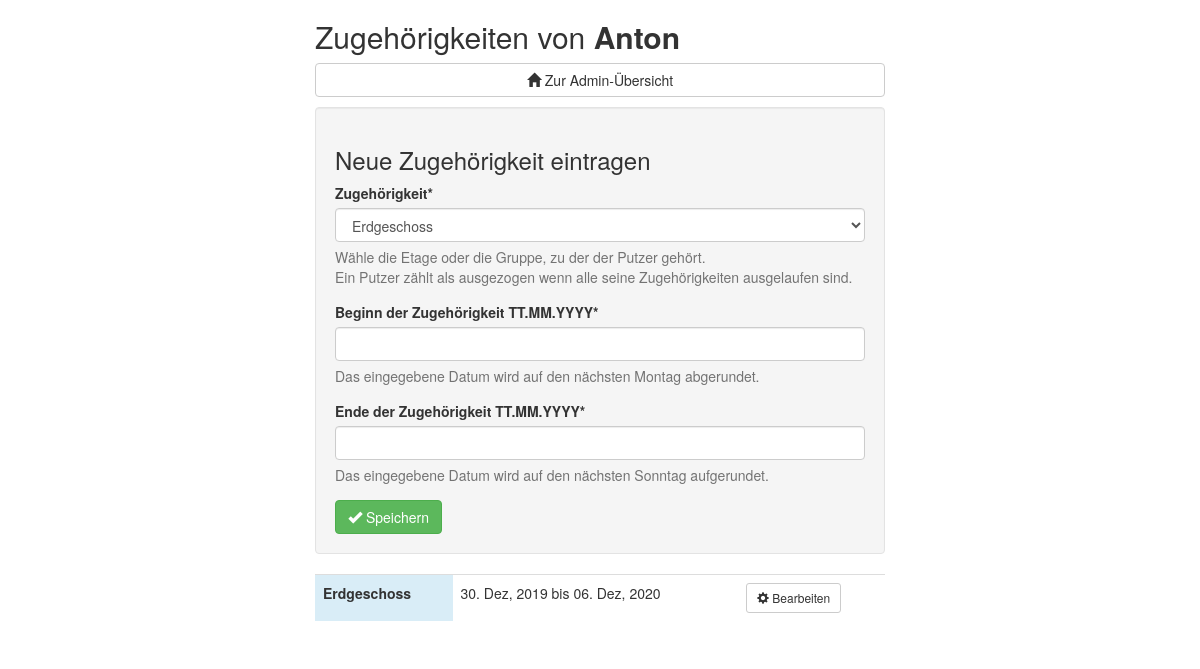
/putzer/1/zugehoerigkeiten/ (signed in), run on the app's committed database.
### webinterface/models.py (models this page shows, shortened)
class Cleaner(models.Model):
    class Meta:
        ordering = ('name',)
    user = models.ForeignKey(User, on_delete=models.CASCADE, null=True)
    name = models.CharField(max_length=20, unique=True)
    slug = models.CharField(max_length=20, unique=True)
    time_zone = models.CharField(max_length=30, default="Europe/Berlin")
    slack_id = models.CharField(max_length=10, default='')
    PREFERENCE = ((1, 'Ich möchte immer nur einen Putzdienst auf einmal machen müssen.'),
                  (2, 'Ich möchte höchstens zwei Putzdienste auf einmal machen müssen.'),
                  (3, 'Mir ist es egal, wie viele Putzdienste ich auf einmal habe.'))
    preference = models.IntegerField(choices=PREFERENCE, default=2)
    objects = CleanerQuerySet.as_manager()
    def __str__(self):
        return self.name
    def affiliation_in_week(self, week):
        try:
            current_affiliation = self.affiliation_set.get(
                beginning__lte=week, end__gte=week
            )
            return current_affiliation
        except Affiliation.DoesNotExist:
            return None
    def current_affiliation(self):
        return self.affiliation_in_week(current_epoch_week())
    def is_active(self):
        return self.current_affiliation() is not None

class Affiliation(models.Model):
    class Meta:
        ordering = ('-end',)
        unique_together = ('beginning', 'cleaner')
    cleaner = models.ForeignKey(Cleaner, on_delete=models.CASCADE, editable=False)
    group = models.ForeignKey(ScheduleGroup, on_delete=models.CASCADE, null=False)
    beginning = models.IntegerField()
    end = models.IntegerField()
    objects = AffiliationQuerySet.as_manager()
    def __init__(self, *args, **kwargs):
        super(Affiliation, self).__init__(*args, **kwargs)
        self.previous_beginning = self.beginning
        self.previous_end = self.end
        if self.pk:
            self.__previous_cleaner = self.cleaner
            self.__previous_group = self.group
        else:
            self.__previous_cleaner = None
            self.__previous_group = None
    def beginning_as_date(self):
        return epoch_week_to_monday(self.beginning)
    def end_as_date(self):
        return epoch_week_to_sunday(self.end)

class ScheduleGroup(models.Model):
    class Meta:
        ordering = ("name", )
    name = models.CharField(max_length=30, unique=True)
    schedules = models.ManyToManyField(Schedule)
    disabled = models.BooleanField(default=False)
    objects = ScheduleGroupQuerySet.as_manager()
    def __init__(self, *args, **kwargs):
        super().__init__(*args, **kwargs)
        self.__disabled = self.disabled
    def __str__(self):
        return self.name

### webinterface/form_views.py (the view, shortened to what this page needs)
# urls.py: path('putzer/<int:pk>/zugehoerigkeiten/', staff_member_required(AffiliationNewView.as_view()),
class AffiliationNewView(CreateView):
    form_class = AffiliationForm
    model = Affiliation
    template_name = 'webinterface/affiliation_list.html'
    def __init__(self):
        self.cleaner = None
        super().__init__()
    def dispatch(self, request, *args, **kwargs):
        try:
            self.cleaner = Cleaner.objects.get(pk=kwargs['pk'])
        except Cleaner.DoesNotExist:
            Http404('Putzer, für den Zugehörigkeit geändert werden soll, existiert nicht!')
        return super().dispatch(request, *args, **kwargs)
    def get_form_kwargs(self):
        kwargs = super().get_form_kwargs()
        kwargs['cleaner'] = self.cleaner
        return kwargs
    def get_context_data(self, **kwargs):
        context = super().get_context_data(**kwargs)
        context['title'] = "Zugehörigkeiten von {}".format(self.cleaner.name)
        context['submit_button'] = {'text': "Speichern"}
        context['cancel_button'] = {'text': "Abbrechen",
                                    'url': reverse_lazy('webinterface:affiliation-list',
                                                        kwargs={'pk': self.cleaner.pk})}
        context['cleaner'] = self.cleaner
        return context

### webinterface/models.py (called while the page is built)
def date_to_epoch_week(date: datetime.date) -> int:
    epoch_seconds = calendar.timegm(date.timetuple())
    return int(((epoch_seconds / 60 / 60 / 24) + 3) / 7)

def epoch_week_to_monday(week: int) -> datetime.date:
    epoch_seconds = ((week * 7) - 3) * 24 * 60 * 60
    return datetime.date.fromtimestamp(time.mktime(time.gmtime(epoch_seconds)))

def epoch_week_to_sunday(week: int) -> datetime.date:
    epoch_seconds = ((week * 7) + 3) * 24 * 60 * 60
    return datetime.date.fromtimestamp(time.mktime(time.gmtime(epoch_seconds)))

def current_epoch_week():
    return date_to_epoch_week(datetime.date.today())

### webinterface/templates/webinterface/affiliation_list.html (shortened to what this page needs)
{% extends "webinterface/mobile_first_body.html" %}
{% load crispy_forms_tags %}
{% load tz %}
{% block main %}
    <h2>Zugehörigkeiten von <b>{{ cleaner }}</b></h2>
    <p><a class="btn btn-default btn-block" role="button" href="{% url 'webinterface:config' %}">
        <span class="glyphicon glyphicon-home"></span> Zur Admin-Übersicht
    </a></p>
    <div class="well">
        <h3>Neue Zugehörigkeit eintragen</h3>
        <form method="POST" class="form">
            {% crispy form %}
            {% if submit_button %}
                <button class="btn btn-success" type="submit" name="save">
                    <span class="glyphicon glyphicon-ok"></span> {{ submit_button.text }}</button>
            {% endif %}
        </form>
    </div>
    <table class="table">
        {% for affiliation in cleaner.affiliation_set.all %}
            <tr>
                <td class="info"><b>{{ affiliation.group }}</b></td>
                <td>{{ affiliation.beginning_as_date|date:"d. M, Y" }} bis
                    {{ affiliation.end_as_date|date:"d. M, Y" }}</td>
                <td><a class="btn btn-default btn-sm" href="{% url 'webinterface:affiliation-edit' affiliation.pk %}"
                   role="button">
                    <span class="glyphicon glyphicon-cog"></span> Bearbeiten</a></td>
            </tr>
        {% empty %}
            <tr>
                <td>Keine Zugehörigkeiten definiert.</td>
            </tr>
        {% endfor %}
    </table>
{% endblock %}

### data on the page
Cleaner: name "Anton"
Affiliation: group "Erdgeschoss", beginning_as_date "30. Dez, 2019", end_as_date "06. Dez, 2020"

### other printed values
{{ submit_button.text }} "Speichern"
